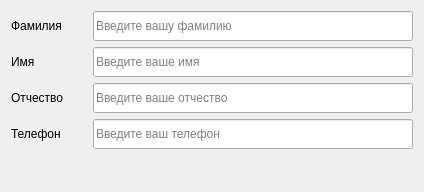
            <widget class="QWidget" name="page">
             <property name="geometry">
              <rect>
               <x>0</x>
               <y>0</y>
               <width>424</width>
               <height>192</height>
              </rect>
             </property>
             <attribute name="label">
              <string>QLineEdit</string>
             </attribute>
             <layout class="QVBoxLayout" name="verticalLayout_6">
              <item>
               <layout class="QHBoxLayout" name="horizontalLayout_5">
                <item>
                 <widget class="QLabel" name="label_2">
                  <property name="minimumSize">
                   <size>
                    <width>70</width>
                    <height>0</height>
                   </size>
                  </property>
                  <property name="text">
                   <string>Фамилия</string>
                  </property>
                 </widget>
                </item>
                <item>
                 <widget class="QLineEdit" name="lineEdit">
                  <property name="minimumSize">
                   <size>
                    <width>320</width>
                    <height>30</height>
                   </size>
                  </property>
                  <property name="maximumSize">
                   <size>
                    <width>320</width>
                    <height>30</height>
                   </size>
                  </property>
                  <property name="placeholderText">
                   <string>Введите вашу фамилию</string>
                  </property>
                 </widget>
                </item>
               </layout>
              </item>
              <item>
               <layout class="QHBoxLayout" name="horizontalLayout_6">
                <item>
                 <widget class="QLabel" name="label_5">
                  <property name="minimumSize">
                   <size>
                    <width>70</width>
                    <height>0</height>
                   </size>
                  </property>
                  <property name="text">
                   <string>Имя</string>
                  </property>
                 </widget>
                </item>
                <item>
                 <widget class="QLineEdit" name="lineEdit_4">
                  <property name="minimumSize">
                   <size>
                    <width>320</width>
                    <height>30</height>
                   </size>
                  </property>
                  <property name="maximumSize">
                   <size>
                    <width>320</width>
                    <height>30</height>
                   </size>
                  </property>
                  <property name="placeholderText">
                   <string>Введите ваше имя</string>
                  </property>
                 </widget>
                </item>
               </layout>
              </item>
              <item>
               <layout class="QHBoxLayout" name="horizontalLayout_7">
                <item>
                 <widget class="QLabel" name="label_4">
                  <property name="minimumSize">
                   <size>
                    <width>70</width>
                    <height>0</height>
                   </size>
                  </property>
                  <property name="text">
                   <string>Отчество</string>
                  </property>
                 </widget>
                </item>
                <item>
                 <widget class="QLineEdit" name="lineEdit_3">
                  <property name="minimumSize">
                   <size>
                    <width>320</width>
                    <height>30</height>
                   </size>
                  </property>
                  <property name="maximumSize">
                   <size>
                    <width>320</width>
                    <height>30</height>
                   </size>
                  </property>
                  <property name="placeholderText">
                   <string>Введите ваше отчество</string>
                  </property>
                 </widget>
                </item>
               </layout>
              </item>
              <item>
               <layout class="QHBoxLayout" name="horizontalLayout_8">
                <item>
                 <widget class="QLabel" name="label_3">
                  <property name="minimumSize">
                   <size>
                    <width>70</width>
                    <height>0</height>
                   </size>
                  </property>
                  <property name="text">
                   <string>Телефон</string>
                  </property>
                 </widget>
                </item>
                <item>
                 <widget class="QLineEdit" name="lineEdit_2">
                  <property name="minimumSize">
                   <size>
                    <width>320</width>
                    <height>30</height>
                   </size>
                  </property>
                  <property name="maximumSize">
                   <size>
                    <width>320</width>
                    <height>30</height>
                   </size>
                  </property>
                  <property name="placeholderText">
                   <string>Введите ваш телефон</string>
                  </property>
                 </widget>
                </item>
               </layout>
              </item>
              <item>
               <spacer name="verticalSpacer">
                <property name="orientation">
                 <enum>Qt::Vertical</enum>
                </property>
                <property name="sizeHint" stdset="0">
                 <size>
                  <width>20</width>
                  <height>176</height>
                 </size>
                </property>
               </spacer>
              </item>
             </layout>
            </widget>
